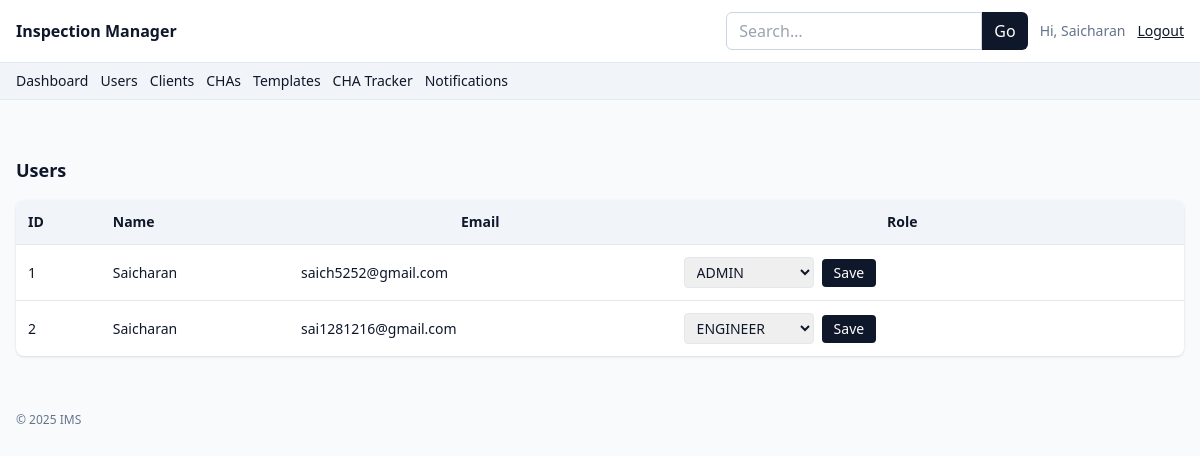
Screenshot of /users (signed in) with the database file from the repository.
### app.py (models this page shows)
class User(db.Model):
    __tablename__ = "user"
    id = db.Column(db.Integer, primary_key=True)
    name = db.Column(db.String(120), nullable=False)
    email = db.Column(db.String(120), unique=True, nullable=False)
    password_hash = db.Column(db.String(255), nullable=False)
    role = db.Column(db.String(20), default=Role.ENGINEER, nullable=False)
    phone = db.Column(db.String(40))
    signature_key = db.Column(db.String(255))

### app.py (the view, shortened to what this page needs)
@app.route("/users", methods=["GET","POST"])
@role_required(Role.ADMIN)
def users_admin():
    users = User.query.order_by(User.id.asc()).all()
    return render_template("users.html", users=users)

### app.py (called while the page is built)
def role_required(*roles):
    def deco(fn):
        from functools import wraps
        @wraps(fn)
        def wrap(*a, **kw):
            if not session.get("user_id"):
                flash("Please login.", "warning")
                return redirect(url_for("login"))
            if roles and session.get("role") not in roles:
                flash("Unauthorized.", "danger")
                return redirect(url_for("dashboard"))
            return fn(*a, **kw)
        return wrap
    return deco

@app.context_processor
def inject_globals():
    return dict(
        Role=Role, InspectionStatus=InspectionStatus, InvoiceStatus=InvoiceStatus,
        ReportStatus=ReportStatus, CommissionStatus=CommissionStatus, now=datetime.utcnow, User=User
    )

### templates/users.html (shortened to what this page needs)
{% extends "base.html" %}
{% block content %}
<h1 class="text-lg font-semibold mb-4">Users</h1>
<div class="bg-white rounded-lg shadow overflow-hidden">
    <table class="w-full text-sm">
        <thead class="bg-slate-100">
            <tr>
                <th class="p-3 text-left">ID</th>
                <th class="p-3 text-left">Name</th>
                <th class="p-3">Email</th>
                <th class="p-3">Role</th>
                <th class="p-3"></th>
            </tr>
        </thead>
        <tbody>
            {% for u in users %}
            <tr class="border-t">
                <td class="p-3">{{ u.id }}</td>
                <td class="p-3">{{ u.name }}</td>
                <td class="p-3">{{ u.email }}</td>
                <td class="p-3">
                    <form method="post" class="flex items-center gap-2">
                        <select name="role" class="border rounded px-2 py-1">
                            {% for r in Role.ALL %}<option value="{{ r }}" {% if u.role==r %}selected{% endif %}>{{ r }}
                            </option>{% endfor %}
                        </select>
                        <button class="px-3 py-1 rounded bg-slate-900 text-white">Save</button>
                    </form>
                </td>
                <td class="p-3"></td>
            </tr>
            {% endfor %}
        </tbody>
    </table>
</div>
{% endblock %}

### rows the page displays
User: id "1", name "Saicharan", email "saich5252@gmail.com", role "ADMIN"
User: id "2", name "Saicharan", email "sai1281216@gmail.com", role "ENGINEER"

### other values shown
{{ session.get('user_name') }} "Saicharan"
